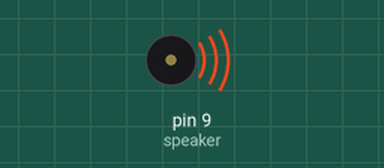
The sketch below on a simulated Arduino Uno, built with avr-gcc and run on an emulated ATmega328P. Parts: buzzer (waves = sounding).

Above: at 0.1 s.
At 31.1 s:
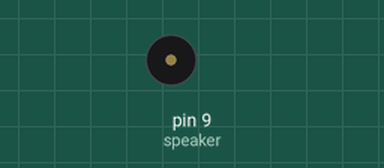
Timing chart, 0 to 40.0 s (numbered marks = the images above):
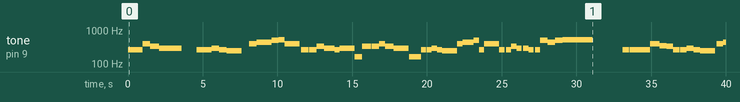

The sketch:

Tangga_NADA.ino
```cpp
int speaker = 9;

void setup(){

}

void Do(){
  tone(speaker,262);
}
void re(){
  tone(speaker,294);
}
void mi(){
  tone(speaker,330);
}
void fa(){
  tone(speaker,349);
}
void sol(){
  tone(speaker,395);
}
void la(){
  tone(speaker,440);
}
void si(){
  tone(speaker,494);
}
void doo(){
  tone(speaker,523);
}
void diam(){
  noTone(speaker);
}
void sii(){
  tone(speaker,243);
}
void soll(){
  tone(speaker,164);
}

//void loop(){
  //Do(); delay(250);
  //re(); delay(250);
 // mi(); delay(250);
  //la();delay(250);
 // sol();delay(1000);
 // mi(); delay(250);
 // re(); delay(300);
 // Do(); delay(250);
 // Do(); delay(2000);
 // diam();delay(500);
//}

void loop(){
 Do(); delay(1000); sol();delay(500); mi();delay(600); re();delay(1500); diam(); delay(1000);

Do();delay(1000); re();delay(500); Do();delay(500); sii();delay(1000); diam(); delay(500);

 sol();delay(500); la();delay(1000); si();delay(500); doo();delay(400); sol();delay(1000); diam(); delay(100);

 Do();delay(500); diam(); delay(10); Do();delay(500); mi();delay(500); re();delay(350); diam(); delay(10); re();delay(350); Do();delay(350); re();delay(1000); diam(); delay(10);

 soll();delay(500); mi();delay(600); diam(); delay(10); mi();delay(500); sol();delay(400); mi();delay(600); re();delay(1000); diam(); delay(10);

 soll();delay(400); diam(); delay(10);soll();delay(400); Do();delay(350);diam(); delay(10); Do();delay(350); re();delay(350); Do();delay(350); sii();delay(1000); diam(); delay(10);

 sol();delay(350); la();delay(750); si();delay(350); Do();delay(350); sol();delay(1000); diam(); delay(10);

 Do();delay(350);diam(); delay(100); Do();delay(350); mi();delay(350); re();delay(350);diam(); delay(100); re();delay(350); Do();delay(350);diam(); delay(100); Do();delay(350); si();delay(500); la();delay(500); si();delay(500); doo();delay(2000);
 diam(); delay(2000);

//reff
Do();delay(450);diam(); delay(10);Do();delay(450);diam(); delay(10);Do();delay(450);diam(); delay(10);Do();delay(450);sol();delay(650);
 fa();delay(450);mi();delay(450);Do();delay(450);diam(); delay(10);;Do();delay(450); re();delay(450);Do();delay(450);sii();delay(1000);diam(); delay(100);

sol();delay(450);la();delay(650);si();delay(500);Do();delay(450);sol();delay(650);diam(); delay(500);diam(); delay(100);
Do();delay(450);diam(); delay(10);Do();delay(450);mi();delay(450);re();delay(450);diam(); delay(10); re();delay(450);Do();delay(450);re();delay(650);diam(); delay(100);

 Do();delay(450);diam(); delay(10);Do();delay(450);diam(); delay(10);Do();delay(450);diam(); delay(10);Do();delay(450);sol();delay(650);diam(); delay(100);
 fa();delay(450);mi();delay(450);Do();delay(450);diam(); delay(10);Do();delay(450); re();delay(450);Do();delay(450);sii();delay(1000);diam(); delay(100);

sol();delay(450);la();delay(650);si();delay(500);Do();delay(450);sol();delay(650);diam(); delay(500);diam(); delay(100);
Do();delay(450);diam(); delay(10);Do();delay(450);mi();delay(450);re();delay(450);diam(); delay(10); re();delay(450);Do();delay(450);Do();delay(450);si();delay(500);la();delay(550);
si();delay(650);doo();delay(1000);
}
```

Measured:
- by itself, tone on pin 9 (speaker): plays 262 Hz for 1.0 s, 395 Hz for 0.50 s, 330 Hz for 0.60 s, 294 Hz for 1.5 s, 262 Hz for 1.0 s, 294 Hz for 0.50 s … (63 notes in this stretch)
